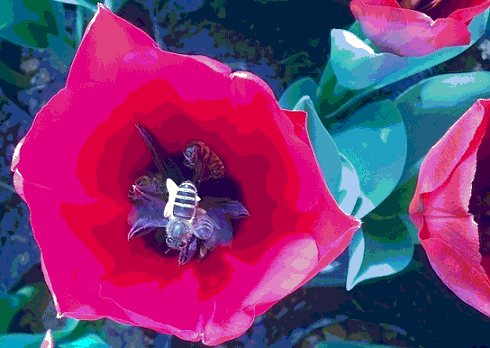
#> input picture 6/bee2.bmp, 490 x 348 px
$ python test4-51.py
#> lines starting #> are read from the running program, lines starting #| are printed output that depends on the picture
# [34 lines of commented-out code are left out]


import cv2
import matplotlib.pyplot as plt

# 读取图像
image = cv2.imread('bee2.bmp')
#> image is the input picture: shape (348, 490, 3); mean B, G, R 113.7, 56.1, 120.8

# 均值滤波
mean_filtered = cv2.blur(image, (5, 5))
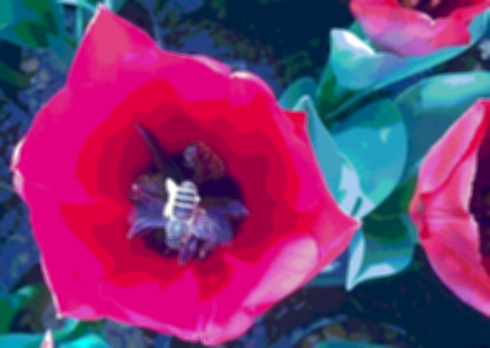
#> mean_filtered: shape (348, 490, 3); mean B, G, R 113.7, 56.1, 120.8

# 高斯滤波
gaussian_filtered = cv2.GaussianBlur(image, (5, 5), 0)

# 方框滤波
box_filtered = cv2.boxFilter(image, -1, (5, 5))

# 中值滤波
median_filtered = cv2.medianBlur(image, 5)
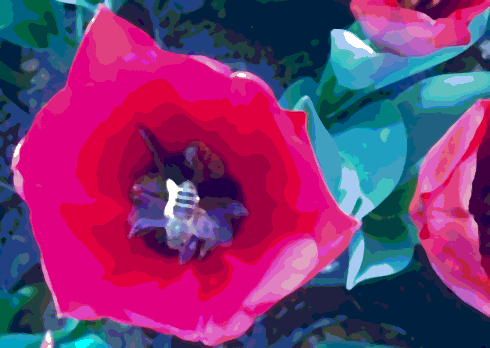
#> median_filtered: shape (348, 490, 3); mean B, G, R 113.4, 55.5, 120.7

# 双边滤波
bilateral_filtered = cv2.bilateralFilter(image, 9, 75, 75)
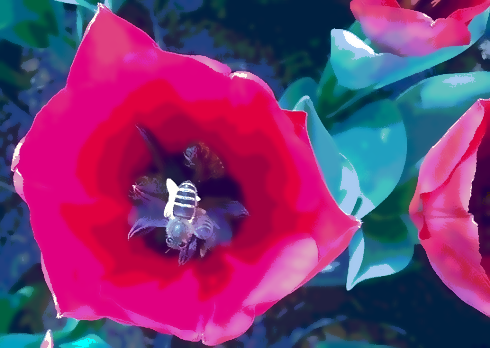
#> bilateral_filtered: shape (348, 490, 3); mean B, G, R 113.6, 55.9, 120.7

# 显示原始图像和滤波后的图像
images = [image, mean_filtered, gaussian_filtered, box_filtered, median_filtered, bilateral_filtered]
titles = ['Original Image', 'Mean Filter', 'Gaussian Filter', 'Box Filter', 'Median Filter', 'Bilateral Filter']

for i in range(6):
    plt.subplot(2, 3, i+1)
    plt.imshow(cv2.cvtColor(images[i], cv2.COLOR_BGR2RGB))
    plt.title(titles[i])
    plt.xticks([]), plt.yticks([])

plt.show()
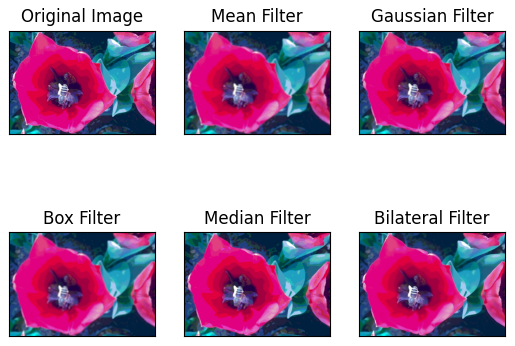
#> figure drawn by matplotlib, 6 panels
import cv2
import matplotlib.pyplot as plt

# 读取图像
image = cv2.imread('bee2.bmp')

# 均值滤波
mean_filtered = cv2.blur(image, (5, 5))

# 高斯滤波
gaussian_filtered = cv2.GaussianBlur(image, (5, 5), 0)

# 方框滤波
box_filtered = cv2.boxFilter(image, -1, (5, 5))

# 中值滤波
median_filtered = cv2.medianBlur(image, 5)

# 双边滤波
bilateral_filtered = cv2.bilateralFilter(image, 9, 75, 75)

# 显示原始图像和滤波后的图像
images = [image, mean_filtered, gaussian_filtered, box_filtered, median_filtered, bilateral_filtered]
titles = ['Original Image', 'Mean Filter', 'Gaussian Filter', 'Box Filter', 'Median Filter', 'Bilateral Filter']

for i in range(6):
    plt.subplot(2, 3, i+1)
    plt.imshow(cv2.cvtColor(images[i], cv2.COLOR_BGR2RGB))
    plt.title(titles[i])
    plt.xticks([]), plt.yticks([])

plt.show()

$ run again, with 6/clocktower.png saved as 6/bee2.bmp
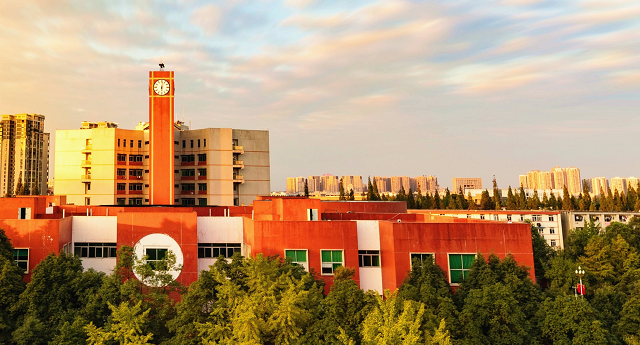
#> input picture 6/clocktower.png, 640 x 345 px
#> image is the input picture: shape (345, 640, 3); mean B, G, R 110.1, 145.7, 176.9
#> `mean_filtered = cv2.blur(image, (5, 5))`:
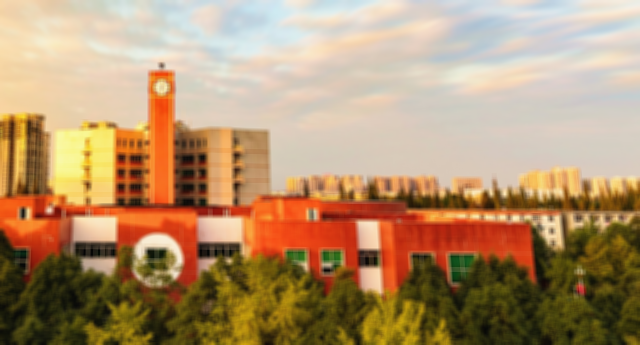
#> mean_filtered: shape (345, 640, 3); mean B, G, R 110.1, 145.7, 176.9
#> `median_filtered = cv2.medianBlur(image, 5)`:
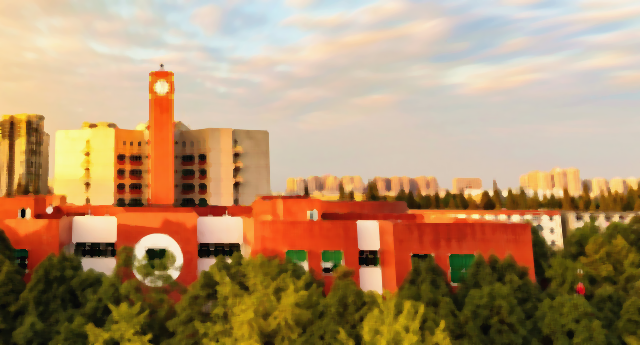
#> median_filtered: shape (345, 640, 3); mean B, G, R 109.3, 145.3, 177.4
